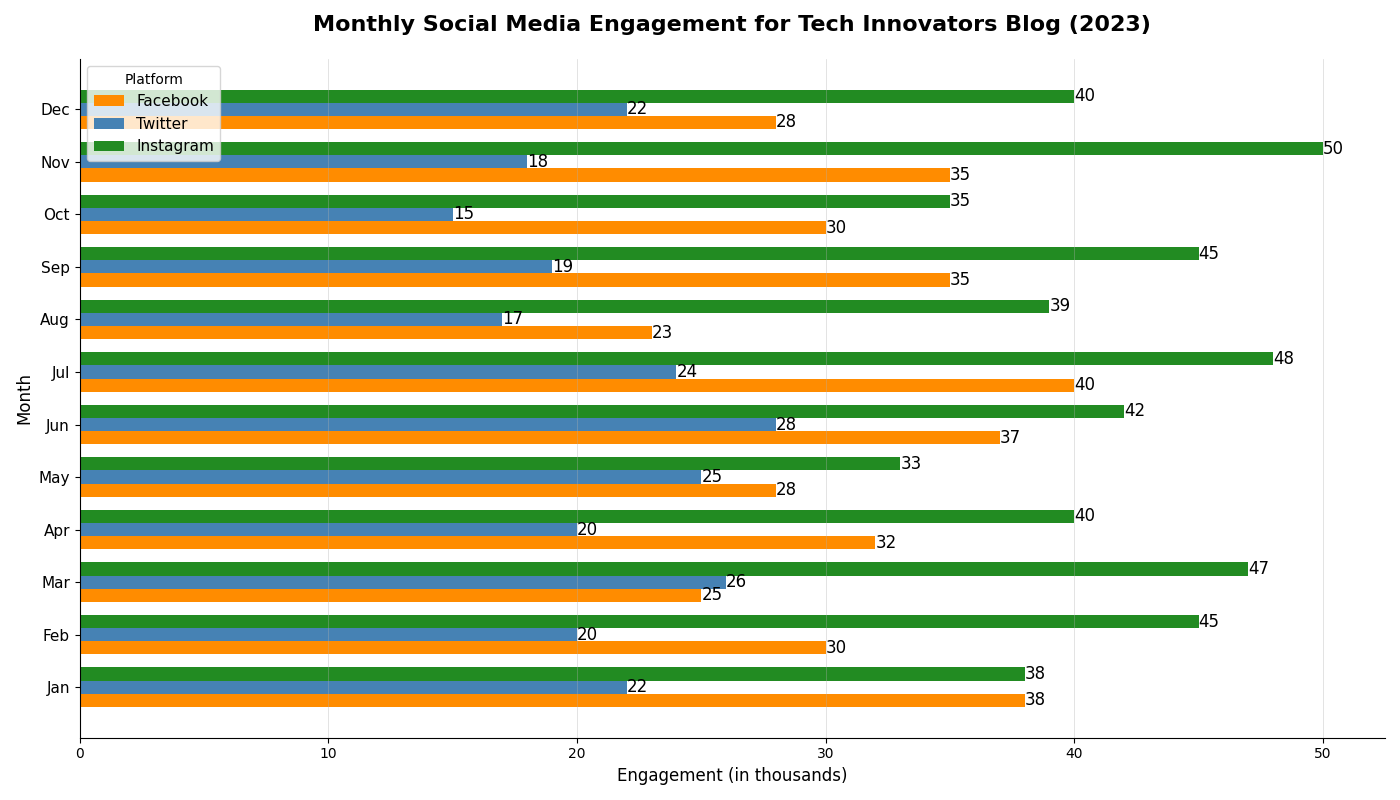

This chart was generated by the following Python code:
import matplotlib.pyplot as plt
import numpy as np

months = ['Jan', 'Feb', 'Mar', 'Apr', 'May', 'Jun', 'Jul', 'Aug', 'Sep', 'Oct', 'Nov', 'Dec']
engagement_data = {
    'Facebook': [38, 30, 25, 32, 28, 37, 40, 23, 35, 30, 35, 28],  # Manually shuffled
    'Twitter': [22, 20, 26, 20, 25, 28, 24, 17, 19, 15, 18, 22],  # Manually shuffled
    'Instagram': [38, 45, 47, 40, 33, 42, 48, 39, 45, 35, 50, 40]  # Manually shuffled
}

facebook_data = np.array(engagement_data['Facebook'])
twitter_data = np.array(engagement_data['Twitter'])
instagram_data = np.array(engagement_data['Instagram'])

fig, ax = plt.subplots(figsize=(14, 8))
bar_height = 0.25
y_positions = np.arange(len(months))

bars_fb = ax.barh(y_positions - bar_height, facebook_data, bar_height, label='Facebook', color='darkorange')
bars_tw = ax.barh(y_positions, twitter_data, bar_height, label='Twitter', color='steelblue')
bars_ig = ax.barh(y_positions + bar_height, instagram_data, bar_height, label='Instagram', color='forestgreen')

for rect in bars_fb + bars_tw + bars_ig:
    width = rect.get_width()
    ax.text(width, rect.get_y() + rect.get_height()/2.0, f'{width}', ha='left', va='center', fontsize=12)

ax.set_title('Monthly Social Media Engagement for Tech Innovators Blog (2023)', fontsize=16, pad=20, weight='bold')
ax.set_ylabel('Month', fontsize=12)
ax.set_xlabel('Engagement (in thousands)', fontsize=12)
ax.set_yticks(y_positions)
ax.set_yticklabels(months, fontsize=11)

ax.legend(title='Platform', fontsize=11, loc='upper left')
ax.xaxis.grid(True, linestyle='-', linewidth=0.5, alpha=0.5)

ax.spines['top'].set_visible(False)
ax.spines['right'].set_visible(False)

plt.tight_layout()
plt.show()
